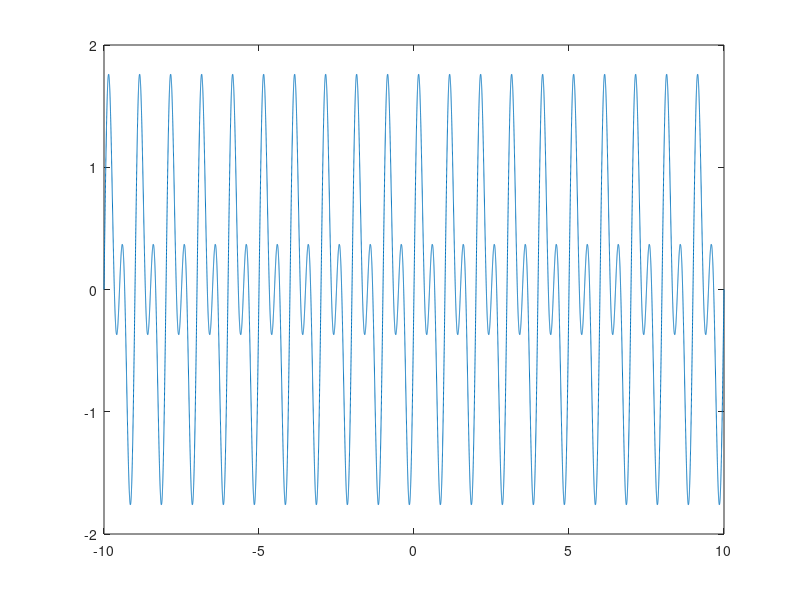

This figure's MATLAB source: (Note: this script raises an error after producing the figure.)
clear all;clc;
t=linspace(-10,10,2^15);
func=zeros(size(t));
for freq=1:2
   func=func+sin(2*pi*freq*t);
end
figure,
plot(t,func);
% a=fourierTransform(func,t);
result=fourierTransform2(func);
figure,
plot(t,abs(result))
